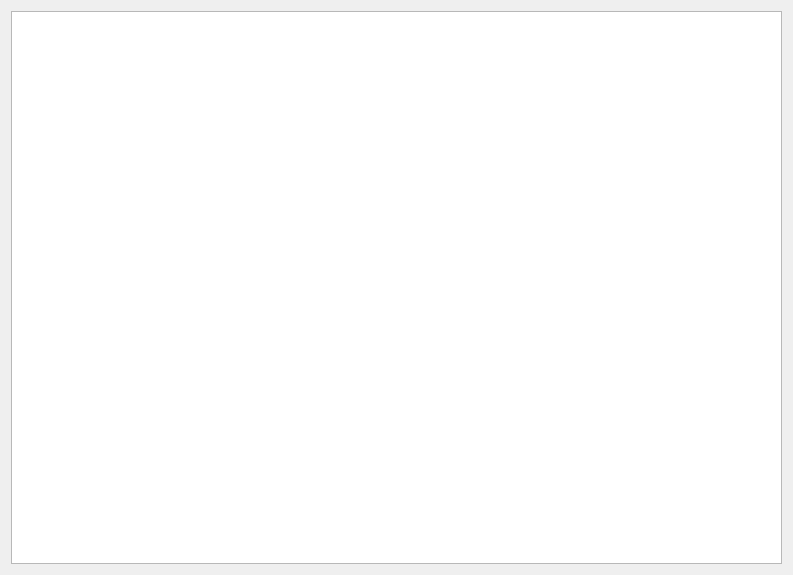
<?xml version="1.0" encoding="UTF-8"?>
<ui version="4.0">
 <class>Widget</class>
 <widget class="QWidget" name="Widget">
  <property name="geometry">
   <rect>
    <x>0</x>
    <y>0</y>
    <width>793</width>
    <height>575</height>
   </rect>
  </property>
  <property name="windowTitle">
   <string>Widget</string>
  </property>
  <layout class="QVBoxLayout" name="verticalLayout">
   <item>
    <widget class="QTextEdit" name="textEdit"/>
   </item>
  </layout>
 </widget>
 <layoutdefault spacing="6" margin="11"/>
 <resources/>
 <connections/>
</ui>
